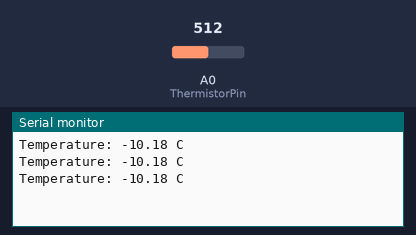
A sketch run on a simulated Arduino Uno, built with avr-gcc and run on an emulated ATmega328P. Shown: the last lines printed to the serial monitor. The inputs (shaded band) are chosen by the test bench; at power-on: A0 (ThermistorPin) = 512.

Above: at 1.3 s.
1.4 s: A0 (ThermistorPin) set to 716
At 1.9 s:
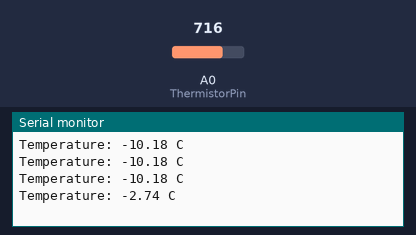
2.9 s: A0 (ThermistorPin) set to 900
At 3.4 s:
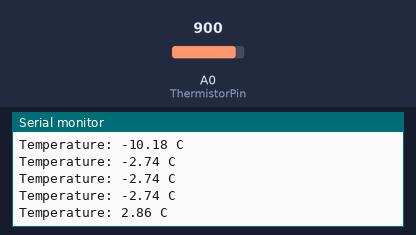
Timing chart, 0 to 5.9 s (numbered marks = the images above; inputs shaded):
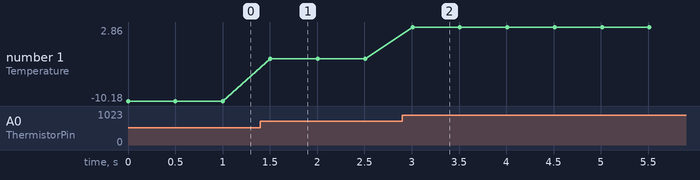

Measured:
- after the input at 1.4 s, the serial monitor: prints a new line after 0.10 s (image 1)
- after the input at 2.9 s, the serial monitor: prints a new line after 0.11 s (image 2)
- plotted number 1: -10.18 → -2.74 after the input at 1.4 s, -2.74 → 2.86 after the input at 2.9 s

The sketch:

Temperature_Sensing_Serial.ino
```cpp
int ThermistorPin = 14;

float Vout;
float R1 = 10000;
float R2;
float Tk;
float Tc;
float A = 0.001065308552122;
float B = 0.000234711863267;
float C = 0.000000085663516;

void setup() {
  Serial.begin(9600);
}

void loop() {

  Vout = analogRead(ThermistorPin);
  R2 = R1 * (4096.0 / Vout - 1.0);
  Tk = (1.0 / (A + B*log(R2) + C*pow(log(R2),3) ));
  Tc = Tk - 273.15;

  Serial.print("Temperature: ");
  Serial.print(Tc);
  Serial.println(" C");

  delay(500);
}
```
